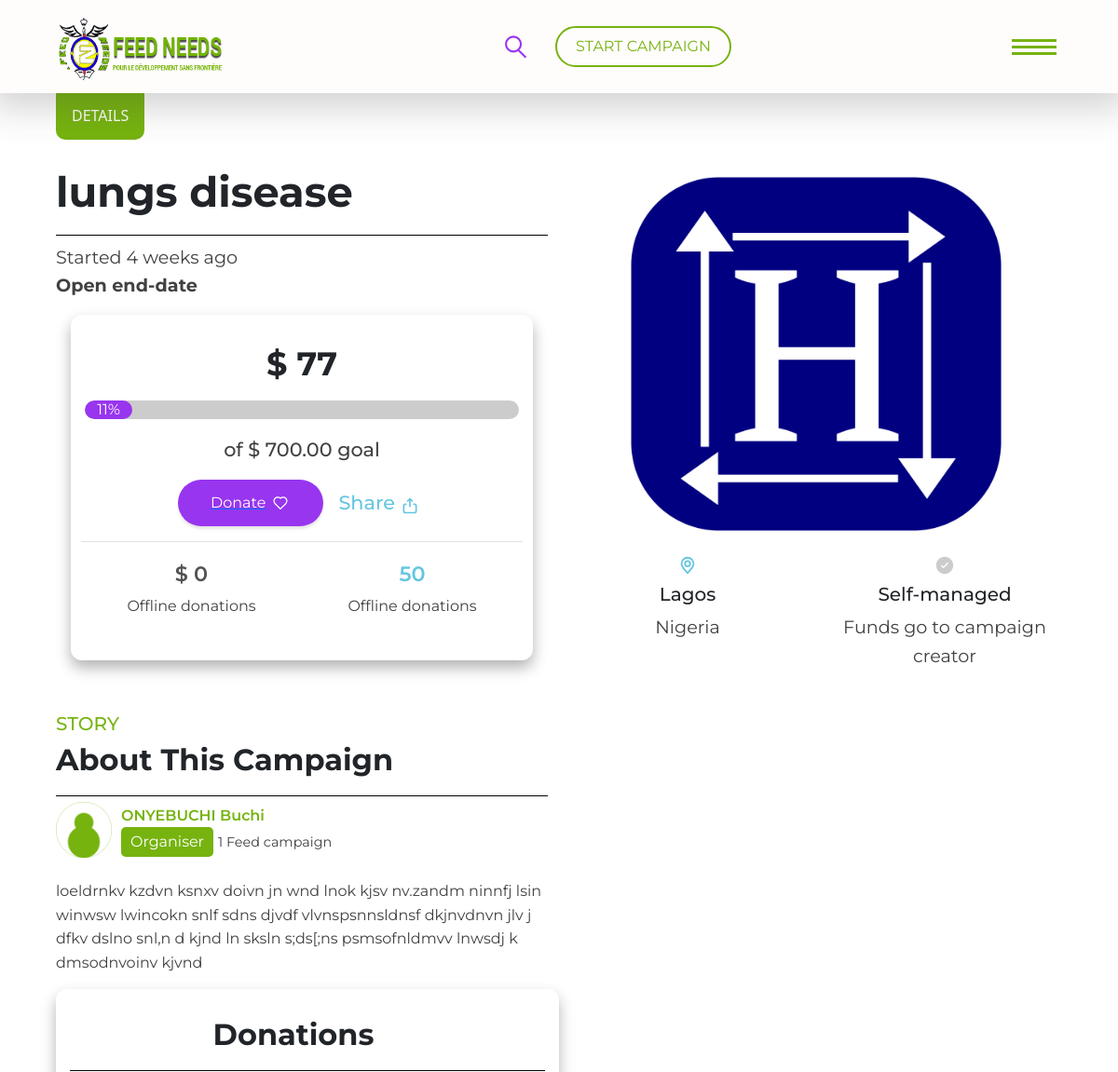
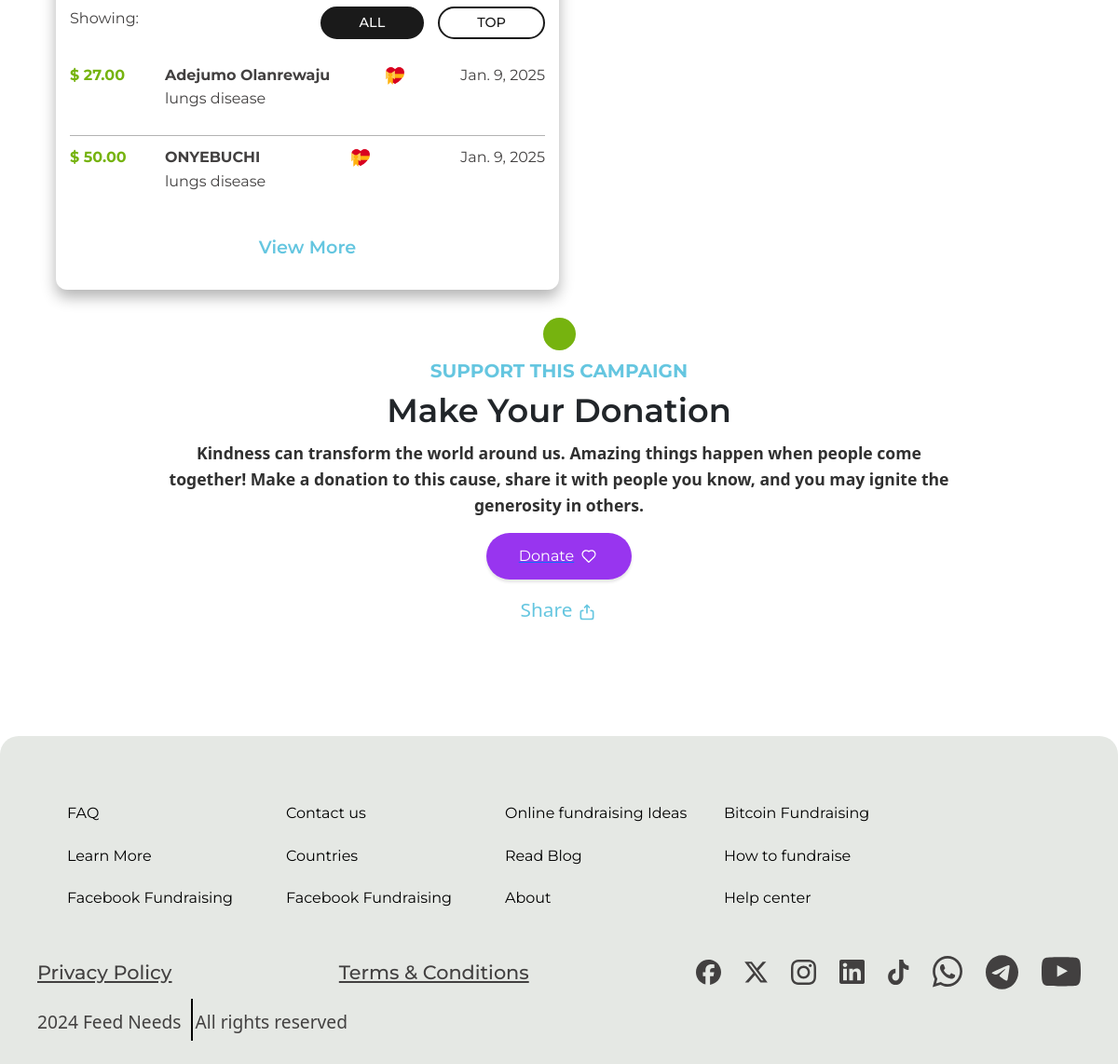
The app's page /details/yKRNaapviVwRSyyCX8Uu2heZJ8I1RiaU/ with its own data (2 pictures, top to bottom).
### base/models.py (models this page shows, shortened)
class Campaign(models.Model):
    CATEGORY_CHOICES = [
        ('organisation/charity/npo/pbo', 'Organisation/Charity/NPO/PBO'),
        ('in loving memory of', 'In Loving Memory Of'),
        ('fire/drought/disaster/support', 'Fire/Drought/Disaster/Support'),
        ('education & training', 'Education & Training'),
        ('sport', 'sport'),
        ('Social welfare/commnity development/support', 'Social Welfare/Commnity Development/Support'),
        ('youth', 'youth'),
        ('arts & culture', 'Arts & Culture'),
        ('Nature conservation', 'Nature Conservation'),
        ('Animal Welfare/outreach', 'Animal Welfare/Outreach'),
        ('Vehicle', 'Vehicle'),
        ('Home', 'Home'),
        ('Business/App', 'Business/App'),
        ('legal', 'Legal'),
        ('Other', 'Other'),
    ]
    EVENT_CHOICE  = [
        ('aQuelle Midmar Mile 2025', 'aQuelle Midmar Mile 2025'),
        ('Hyrox johannesburg|Season 24/25', 'Hyrox johannesburg|Season 24/25'),
        ('vusa24', 'vusa24'),
        ('Comrades 2024', 'Comrades 2024'),
        ('WESEEYOU EVENT', 'WESEEYOU EVENT'),
        ('AMASHOVA DURBA CLASSIC', 'AMASHOVA DURBA CLASSIC'),
        ('IRONMAN 70.3 -2024', 'IRONMAN 70.3 -2024'),
        ('ANNUAL KIDS CHRISTMAS PARTY', 'ANNUAL KIDS CHRISTMAS PARTY'),
        ('aQuelle Midmar Mile 2025', 'aQuelle Midmar Mile 2025'),
    ]
    SECTOR_CHOICE = [
        ('child welfare','Child Welfare'),
        ('education','Education'),
        ('Community development','Community Development'),
        ('Environmental','Environmental'),
        ('Health','Health'),
        ('medical','Medical'),
    ]
    campaign_name = models.CharField( max_length=50)
    monetary = models.DecimalField( max_digits=15, decimal_places=2)
    category = models.CharField(max_length=100 , choices= CATEGORY_CHOICES)
    story = models.TextField()
    sector = models.CharField(max_length=100, choices=SECTOR_CHOICE, null=True)
    event = models.CharField(max_length=100, choices=EVENT_CHOICE)
    start_date = models.DateTimeField(auto_now_add=True)
    end_date = models.DateTimeField(auto_now_add=True)
    images = models.ImageField(upload_to='images/')
    video_url = models.URLField(max_length=1000 , blank=True)
    social_link  = models.URLField( max_length=1000, blank=True)
    address = models.CharField(max_length=100,null=True)
    address1 = models.CharField(max_length=100)
    city  = models.CharField( max_length=100)
    zipcode = models.CharField( max_length=50)
    state = models.CharField(max_length=50)
    country = CountryField(blank_label='(select country)', null=True, blank=True)
    organization_payment = models.BooleanField(default=False)
    single_payment = models.BooleanField(default=False)
    is_featured = models.BooleanField(default=False)
    user = models.ForeignKey(CustomUser, on_delete=models.CASCADE,blank=True,null=True)
    goal = models.DecimalField(max_digits=10, decimal_places=2,default=0.00)
    token = models.CharField( max_length=32, unique=True, blank=True, default=generate_unique_token)
    is_launch =models.BooleanField(default=False)
    is_status = models.BooleanField(default=False)
    is_emergency =models.BooleanField(default=False)
    is_trending = models.BooleanField(default=False)
    def save(self, *args, **kwargs):
        if not self.token:
            self.token = generate_unique_token()
        super().save(*args, **kwargs)

class CustomUser(AbstractUser):
    phone_number = models.CharField(max_length=15, null=True, blank=True)

class Donation(models.Model):
    user = models.ForeignKey(CustomUser, on_delete=models.CASCADE, related_name="donations")
    campaign = models.ForeignKey("Campaign", on_delete=models.CASCADE, related_name="donations")
    amount = models.DecimalField(max_digits=15, decimal_places=2, default=Decimal('0.00'))
    message = models.TextField(blank=True, null=True)  # Optional message from the donor
    created_at = models.DateTimeField(auto_now_add=True)

### base/views.py (the view)
# urls.py: path('details/<str:token>/',details,name="details"),
def details(request, token):
    campaign_details = get_object_or_404(Campaign, token=token)
    donation = Donation.objects.filter(campaign=campaign_details)
    total_donations = donation.aggregate(total=Sum('amount'))['total'] or Decimal(0)
    campaign_details.goal = total_donations
    campaign_details.save()
    if campaign_details.monetary > 0:
        percentage_achieved = (total_donations / campaign_details.monetary) * Decimal(100)
    else:
        percentage_achieved = Decimal(0)
    context = {
        'campaign_details': campaign_details,
        'total_donations': total_donations,
        'percentage_achieved': percentage_achieved,
        'donation': donation
    }
    return render(request, 'details.html', context)

### base/templates/details.html (shortened to what this page needs)
{% extends "base2.html" %}
{% block content %}
{% load static %}
<head>
	<link
		href="https://cdn.jsdelivr.net/npm/bootstrap@5.3.3/dist/css/bootstrap.min.css"
		rel="stylesheet"
	/>
</head>
		<main class="light-bg-clr pd-down">
			<span class="page-highlight-span">DETAILS</span>
			<div class="details-wrapper">
				<section>
					<div class="row details-hero-section">
						<div class="col-lg-6 content-div">
							<div class="details-title-container">
								<h1 class="details-title-text">{{campaign_details.campaign_name}}</h2>
							</div>
							<span class="details smaller-text fw-400 mt-2">Started {{campaign_details.start_date|timesince}} ago</span>
							<span class="details smaller-text fw-700">Open end-date</span>
							<div class="details-donation-cta-section my-3 px-md-3">
								<div class="util-box-container">
									<h3 class="text-center donation-price-head-text page-sub-head fw-700">$ {{campaign_details.goal}} </h3>
									<div data-percent="{{ percentage_achieved|floatformat:0 }}" class="percent-bar my-3 percent-progress">
										<span class="percent-val percent-progress-bar flex-center">{{ percentage_achieved|floatformat:0 }}%</span>
									</div>
									<p class="text-center donation-price-text">of $ {{campaign_details.monetary}} goal</p>
									<div class="btn-container flex-center gp-10 my-3">
										<a href="{% url 'donate' campaign_details.token  %}"><button class="donate-btn flex gp-5">
											<span class="text">Donate</span>
											<span class="icon flex-center">
												<img src="{% static '../static/img/svg/love-icon.svg' %}" alt="love icon by svgrepo">
											</span>
										</button>
									</a>
										<button id = "share-button" class="share-btn flex gp-5">
											<span class="text">Share</span>
											<span class="icon">
											</span>
										</button>
									</div>
									<div class="donors-details-wrapper px-2">
										<div class="donors-details-container row">
											<div class="donor-item pt-3 flex-column justify-center offline col-md-6">
												<h5>$ 0</h5>
												<p class="donor-item-text">Offline donations</p>
											</div>
											<div class="donor-item pt-3 flex-column justify-center unique col-md-6">
												<h5>50</h5>
												<p class="donor-item-text">Offline donations</p>
											</div>
										</div>
									</div>
								</div>
							</div>
						</div>
						<div class="col-lg-6 details graphics-div">
							<div class="img-container">
								<img class="details-img " src="{{campaign_details.images.url}}" alt="Details picture">
							</div>
							<div class="row mt-3">
								<div class="col-sm-6 text-center details-location-container">
									<span class="icon flex-center mx-auto">
									</span>
									<h5 class="page-micro-head my-2">{{campaign_details.city}}</h5>
									<p class="smaller-text">{{campaign_details.country.name}}</p>
								</div>
								<div class="col-sm-6 text-center details-manage-container">
									<span class="icon flex-center mx-auto">
									</span>
									<h5 class="page-micro-head my-2">Self-managed</h5>
									<p class="smaller-text">Funds go to campaign creator</p>
								</div>
							</div>
						</div>
					</div>
				</section>
				<section>
					<div class="row about-section-wrapper">
						<div class="col-lg-6 about-content-container">
							<h5 class="about-campaign page-micro-head highlight-span-clr">STORY</h5>
							<div class="details-title-container">
								<h3 class="about-campaign details-title-text">About This Campaign</h3>
							</div>
							<div class="flex gp-10">
								<img class="about-campaign profile-img" src="{% static '../static/img/profile-img.png' %}" alt="">
								<div class="about-campaign-profile-content flex-column align-start py-2 ">
									<p class="profile-name highlight-span-clr fw-600 mb-0">{{campaign_details.user.first_name|capfirst}} {{campaign_details.user.last_name|capfirst}}</p>
									<div class="flex gp-5">
										<span class="about-campaign title-span">Organiser</span>
										<span class="smallest-text">1 Feed campaign</span>
									</div>
								</div>
							</div>
							<div class="mt-3">
								<p class="">{{campaign_details.story}}</p>
								</div>
							</div>
						</div>
						<div class="col-lg-6">
							<div class="about-campaign-donation util-box-container">
								<div class="about-campaign-donation details-title-container">
									<h3 class="about-campaign details-title-text text-center">Donations</h3>
								</div>
								<div class="flex-between mt-2">
									<span>Showing:</span>
									<div class="category-btn-container flex gp-15">
										<button class="category-btn active">ALL</button>
										<button class="category-btn">TOP</button>
									</div>
								</div>
								<div class="user-donation-container mt-3">
								    {% if donation  %}
									{%  for donation in donation %}
									<div class="user-donation-item flex-between gp-15">
										<div class="price">
											<span class="fw-700 highlight-span-clr">$ {{donation.amount}}</span>
										</div>
										<div class="details-container">
											<div class="flex-wrap justify-between gp-7">
												<span class="fw-700">{{donation.user.first_name}}</span>
												<img title="Platform fee covered" class="donation-icon" src="{% static '../static/img/heart-with-ribbon.png' %}" alt="Heart with ribbon from svgrepo">
												<span>{{donation.created_at|date}}</span>
											</div>
											<div>
												<p>{{donation.campaign.campaign_name}}</p>
											</div>
										</div>
									</div>
                                    {%endfor%}
								  {% endif %}
								</div>
								<div class="view-more-container text-center mt-3">
									<span class="view-more-text">View More</span>
								</div>
							</div>
						</div>
					</div>
				<section class="make-donation-section">
					<div class="text-center make-donation-container">
						<div class="small-circle"></div>
						<h5 class="support-text mt-2">SUPPORT THIS CAMPAIGN</h5>
						<h3 class="page-sub-head mt-2">Make Your Donation</h3>
						<p class="bold-p mt-2">Kindness can transform the world around us. Amazing things happen when people come together! Make a donation to this cause, share it with people you know, and you may ignite the generosity in others.</p>
						<div class="flex-column gp-15 align-center mt-3">
							<button class="donate-btn flex gp-5">
								<a href="{% url 'donate' campaign_details.token  %}"><span class="text">Donate</span></a>
								<span class="icon flex-center">
									<img src="{% static '../static/img/svg/love-icon.svg' %}" alt="love icon by svgrepo">
								</span>
							</button>
							<button id = "share-button" class="share-btn flex gp-5">
								<span class="text">Share</span>
								<span class="icon">
								</span>
							</button>
						</div>
					</div>
				</section>
			</div>
{% endblock %}

### base/static/css/util-text.css (style rules this page uses)
.page-sub-head { font-weight: 600; font-size: 2.2rem; margin: 0px; line-height: 1.3; }
.fw-400 { font-weight: 400!important; }
.fw-600 { font-weight: 600!important; }
.fw-700 { font-weight: 700!important; }
.bold-p { color: hsla(0, 0%, 10%, 0.9); margin: 0; font-weight: 600; font-size: 1.1rem; }

### base/static/css/util-layout.css (style rules this page uses)
.flex { display: flex; align-items: center; }
.flex-center { display: flex; align-items: center; justify-content: center; }
.flex-between { display: flex; justify-content: space-between; }
.flex-wrap { display: flex; align-items: center; flex-wrap: wrap; }
.flex-column { display: flex; flex-direction: column; justify-content: center; align-items: center; }
.gp-5 { gap: 5px; }
.gp-7 { gap: 7px; }
.gp-10 { gap: 10px; }
.gp-15 { gap: 15px; }
.align-start { align-items: start !important; }
.align-center { align-items: center !important; }
.justify-between { justify-content: space-between !important; }
.justify-center { justify-content: center !important; }

### records on screen
Campaign: campaign_name "lungs disease", start_date "4 weeks", goal "77", monetary "700.00", images (picture), city "Lagos", country.name "Nigeria", user.first_name "ONYEBUCHI", user.last_name "Buchi", story "loeldrnkv kzdvn ksnxv doivn jn wnd lnok kjsv nv.zandm ninnfj lsin winwsw lwincokn snlf sdns djvdf vlvnspsnnsldnsf dkjnvdnvn jlv j dfkv dslno snl,n d kjnd ln sksln s;ds[;ns psmsofnldmvv lnwsdj k dmsodnvoinv kjvnd"
Donation: amount "27.00", user.first_name "Adejumo Olanrewaju", created_at "Jan. 9, 2025", campaign.campaign_name "lungs disease"
Donation: amount "50.00", user.first_name "ONYEBUCHI", created_at "Jan. 9, 2025", campaign.campaign_name "lungs disease"

### other values on screen
{{ percentage_achieved|floatformat:0 }} "11"
